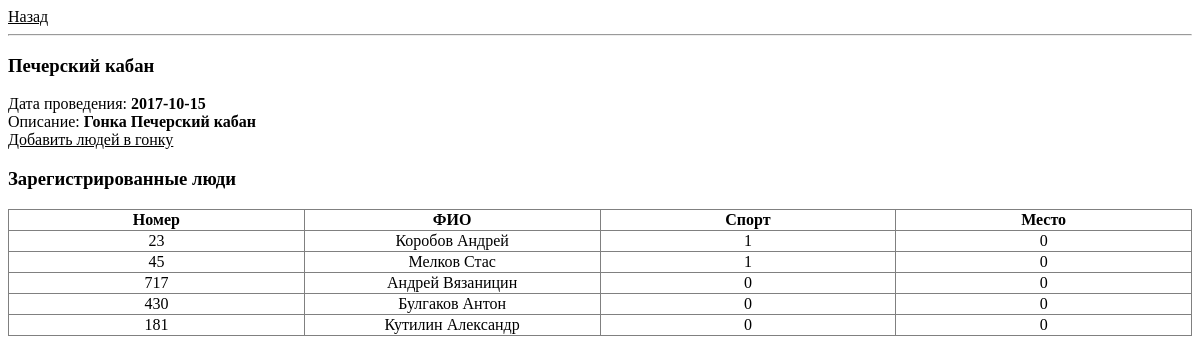
/event.php?event=1, run on the app's committed database.
### tables this page shows
CREATE TABLE `events` (
  `id` int(10) unsigned NOT NULL AUTO_INCREMENT,
  `title` text NOT NULL,
  `date` date NOT NULL,
  `place` varchar(255) NOT NULL,
  `description` text NOT NULL,
  PRIMARY KEY (`id`)
);

CREATE TABLE `results` (
  `id` int(10) unsigned NOT NULL AUTO_INCREMENT,
  `event` int(10) unsigned NOT NULL,
  `people` int(10) unsigned NOT NULL,
  `number` int(10) unsigned NOT NULL DEFAULT '0',
  `class` tinyint(3) unsigned NOT NULL,
  `result` tinyint(3) unsigned NOT NULL DEFAULT '0',
  PRIMARY KEY (`id`),
  KEY `event` (`event`),
  KEY `people` (`people`),
  CONSTRAINT `event` FOREIGN KEY (`event`) REFERENCES `events` (`id`),
  CONSTRAINT `people` FOREIGN KEY (`people`) REFERENCES `peoples` (`id`)
);

CREATE TABLE `peoples` (
  `id` int(10) unsigned NOT NULL AUTO_INCREMENT,
  `number` smallint(5) unsigned DEFAULT NULL,
  `fio` text NOT NULL,
  `date` date NOT NULL,
  `place` varchar(255) NOT NULL,
  `moto` varchar(255) DEFAULT NULL,
  `description` text NOT NULL,
  PRIMARY KEY (`id`),
  FULLTEXT KEY `fio` (`fio`)
);

### event.php (the view, shortened to what this page needs)
<?php
include "header.php";
require_once "functions.php";
$event_id = htmlspecialchars($_GET["event"]);
?>
<div>
<a href="index.php">Назад</a>
<hr>
</div>
<?php
$sql = 'select date,title, description from events where id ='.$event_id.';';
$result = $mysqli->query($sql);
$row = $result->fetch_array(MYSQLI_ASSOC);
echo "<h3>".$row[title]."</h3>";
echo "Дата проведения: <b>".$row[date]."<br></b>";
echo "Описание: <b>".$row[description]."</b><br>";
echo '<a href="results.php?event='.$event_id.'">Добавить людей в гонку</a>';
?>
<h3 class="center">Зарегистрированные люди</h3>
 <table border="1" >
         <tr>
         <th>Номер</th>
    <th>ФИО</th>
    <th>Спорт</th>
    <th>Место</th>
    </tr>
<?php
$sql = 'select peoples.fio as fio, peoples.number as number, results.result as result, peoples.id as id, results.class as sclass from results,peoples,events where results.people=peoples.id and results.event=events.id and event ='.$event_id.' order by class DESC, fio, result ;';
$result = $mysqli->query($sql);
if ( $result != ""){
while ($row = $result->fetch_array(MYSQLI_ASSOC)){
echo '<tr>';
echo '<td>'.$row[number].'</td>';
echo '<td>'.$row[fio].'</td>';
echo '<td>'.$row[sclass].'</td>';
echo '<td>'.$row[result].'</td>';
echo '</tr>';
}
}
?>
</table>

### header.php (shortened to what this page needs)
<html>
<head>
 <link rel="stylesheet" type="text/css" href="css/pickmeup.css">
 <link rel="stylesheet" type="text/css" href="css/style.css">
  <link rel="stylesheet" type="text/css" href="http://code.jquery.com/ui/1.12.1/themes/base/jquery-ui.css">
</head>
<body>

### css/style.css (style rules this page uses)
a { color: black; }
table { width: 100%; border-collapse: collapse; border-spacing: 0; table-layout: fixed; text-align: center; padding: 10px; }

### data on the page
events: title "Печерский кабан", date "2017-10-15", description "Гонка Печерский кабан"
results: people.number "23", people.fio "Коробов Андрей", class "1", result "0"
results: people.number "45", people.fio "Мелков Стас", class "1", result "0"
results: people.number "717", people.fio "Андрей Вязаницин", class "0", result "0"
results: people.number "430", people.fio "Булгаков Антон", class "0", result "0"
results: people.number "181", people.fio "Кутилин Александр", class "0", result "0"
